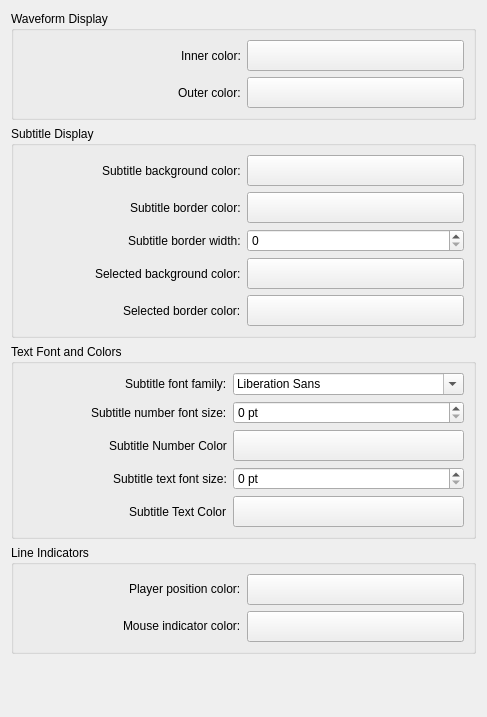
<?xml version="1.0" encoding="UTF-8"?>
<ui version="4.0">
 <class>WaveformConfigWidget</class>
 <widget class="QWidget" name="WaveformConfigWidget">
  <property name="geometry">
   <rect>
    <x>0</x>
    <y>0</y>
    <width>487</width>
    <height>717</height>
   </rect>
  </property>
  <layout class="QVBoxLayout" name="verticalLayout1">
   <item>
    <widget class="QGroupBox" name="groupBox_3">
     <property name="title">
      <string>Waveform Display</string>
     </property>
     <layout class="QGridLayout" name="gridLayout1">
      <item row="1" column="1">
       <widget class="KColorButton" name="kcfg_wfOuterColor">
        <property name="sizePolicy">
         <sizepolicy hsizetype="Minimum" vsizetype="MinimumExpanding">
          <horstretch>0</horstretch>
          <verstretch>0</verstretch>
         </sizepolicy>
        </property>
        <property name="minimumSize">
         <size>
          <width>0</width>
          <height>31</height>
         </size>
        </property>
        <property name="alphaChannelEnabled">
         <bool>true</bool>
        </property>
       </widget>
      </item>
      <item row="1" column="0" alignment="Qt::AlignRight">
       <widget class="QLabel" name="label_12">
        <property name="text">
         <string>Outer color:</string>
        </property>
       </widget>
      </item>
      <item row="0" column="1">
       <widget class="KColorButton" name="kcfg_wfInnerColor">
        <property name="sizePolicy">
         <sizepolicy hsizetype="Minimum" vsizetype="MinimumExpanding">
          <horstretch>0</horstretch>
          <verstretch>0</verstretch>
         </sizepolicy>
        </property>
        <property name="minimumSize">
         <size>
          <width>0</width>
          <height>31</height>
         </size>
        </property>
        <property name="alphaChannelEnabled">
         <bool>true</bool>
        </property>
       </widget>
      </item>
      <item row="0" column="0" alignment="Qt::AlignRight">
       <widget class="QLabel" name="label_11">
        <property name="text">
         <string>Inner color:</string>
        </property>
       </widget>
      </item>
     </layout>
    </widget>
   </item>
   <item>
    <widget class="QGroupBox" name="m_grpGeneral">
     <property name="title">
      <string>Subtitle Display</string>
     </property>
     <layout class="QGridLayout" name="gridLayout2">
      <item row="5" column="1">
       <widget class="QSpinBox" name="kcfg_wfSubBorderWidth"/>
      </item>
      <item row="3" column="1">
       <widget class="KColorButton" name="kcfg_wfSubBackground">
        <property name="sizePolicy">
         <sizepolicy hsizetype="Minimum" vsizetype="MinimumExpanding">
          <horstretch>0</horstretch>
          <verstretch>0</verstretch>
         </sizepolicy>
        </property>
        <property name="minimumSize">
         <size>
          <width>0</width>
          <height>31</height>
         </size>
        </property>
        <property name="alphaChannelEnabled">
         <bool>true</bool>
        </property>
       </widget>
      </item>
      <item row="4" column="0" alignment="Qt::AlignRight">
       <widget class="QLabel" name="label_14">
        <property name="text">
         <string>Subtitle border color:</string>
        </property>
       </widget>
      </item>
      <item row="6" column="0" alignment="Qt::AlignRight">
       <widget class="QLabel" name="label_16">
        <property name="text">
         <string>Selected background color:</string>
        </property>
       </widget>
      </item>
      <item row="5" column="0" alignment="Qt::AlignRight">
       <widget class="QLabel" name="label_15">
        <property name="text">
         <string>Subtitle border width:</string>
        </property>
       </widget>
      </item>
      <item row="3" column="0" alignment="Qt::AlignRight">
       <widget class="QLabel" name="label_13">
        <property name="text">
         <string>Subtitle background color:</string>
        </property>
       </widget>
      </item>
      <item row="6" column="1">
       <widget class="KColorButton" name="kcfg_wfSelBackground">
        <property name="sizePolicy">
         <sizepolicy hsizetype="Minimum" vsizetype="MinimumExpanding">
          <horstretch>0</horstretch>
          <verstretch>0</verstretch>
         </sizepolicy>
        </property>
        <property name="minimumSize">
         <size>
          <width>0</width>
          <height>31</height>
         </size>
        </property>
        <property name="alphaChannelEnabled">
         <bool>true</bool>
        </property>
       </widget>
      </item>
      <item row="7" column="0" alignment="Qt::AlignRight">
       <widget class="QLabel" name="label_17">
        <property name="text">
         <string>Selected border color:</string>
        </property>
       </widget>
      </item>
      <item row="7" column="1">
       <widget class="KColorButton" name="kcfg_wfSelBorder">
        <property name="sizePolicy">
         <sizepolicy hsizetype="Minimum" vsizetype="MinimumExpanding">
          <horstretch>0</horstretch>
          <verstretch>0</verstretch>
         </sizepolicy>
        </property>
        <property name="minimumSize">
         <size>
          <width>0</width>
          <height>31</height>
         </size>
        </property>
        <property name="alphaChannelEnabled">
         <bool>true</bool>
        </property>
       </widget>
      </item>
      <item row="4" column="1">
       <widget class="KColorButton" name="kcfg_wfSubBorder">
        <property name="sizePolicy">
         <sizepolicy hsizetype="Minimum" vsizetype="MinimumExpanding">
          <horstretch>0</horstretch>
          <verstretch>0</verstretch>
         </sizepolicy>
        </property>
        <property name="minimumSize">
         <size>
          <width>0</width>
          <height>31</height>
         </size>
        </property>
        <property name="alphaChannelEnabled">
         <bool>true</bool>
        </property>
       </widget>
      </item>
     </layout>
    </widget>
   </item>
   <item>
    <widget class="QGroupBox" name="groupBox">
     <property name="title">
      <string>Text Font and Colors</string>
     </property>
     <layout class="QGridLayout" name="gridLayout3">
      <item row="1" column="0" alignment="Qt::AlignRight">
       <widget class="QLabel" name="label_21">
        <property name="text">
         <string>Subtitle font family:</string>
        </property>
       </widget>
      </item>
      <item row="1" column="1">
       <widget class="QFontComboBox" name="kcfg_wfFontFamily"/>
      </item>
      <item row="2" column="0" alignment="Qt::AlignRight">
       <widget class="QLabel" name="label_22">
        <property name="text">
         <string>Subtitle number font size:</string>
        </property>
       </widget>
      </item>
      <item row="2" column="1">
       <widget class="QSpinBox" name="kcfg_wfSubNumberFontSize">
        <property name="suffix">
         <string> pt</string>
        </property>
       </widget>
      </item>
      <item row="3" column="0" alignment="Qt::AlignRight">
       <widget class="QLabel" name="label_23">
        <property name="text">
         <string>Subtitle Number Color</string>
        </property>
       </widget>
      </item>
      <item row="3" column="1">
       <widget class="KColorButton" name="kcfg_wfSubNumberColor">
        <property name="sizePolicy">
         <sizepolicy hsizetype="Minimum" vsizetype="MinimumExpanding">
          <horstretch>0</horstretch>
          <verstretch>0</verstretch>
         </sizepolicy>
        </property>
        <property name="minimumSize">
         <size>
          <width>0</width>
          <height>31</height>
         </size>
        </property>
        <property name="alphaChannelEnabled">
         <bool>true</bool>
        </property>
       </widget>
      </item>
      <item row="4" column="0" alignment="Qt::AlignRight">
       <widget class="QLabel" name="label_24">
        <property name="text">
         <string>Subtitle text font size:</string>
        </property>
       </widget>
      </item>
      <item row="4" column="1">
       <widget class="QSpinBox" name="kcfg_wfSubTextFontSize">
        <property name="suffix">
         <string> pt</string>
        </property>
       </widget>
      </item>
      <item row="5" column="0" alignment="Qt::AlignRight">
       <widget class="QLabel" name="label_25">
        <property name="text">
         <string>Subtitle Text Color</string>
        </property>
       </widget>
      </item>
      <item row="5" column="1">
       <widget class="KColorButton" name="kcfg_wfSubTextColor">
        <property name="sizePolicy">
         <sizepolicy hsizetype="Minimum" vsizetype="MinimumExpanding">
          <horstretch>0</horstretch>
          <verstretch>0</verstretch>
         </sizepolicy>
        </property>
        <property name="minimumSize">
         <size>
          <width>0</width>
          <height>31</height>
         </size>
        </property>
        <property name="alphaChannelEnabled">
         <bool>true</bool>
        </property>
       </widget>
      </item>
     </layout>
    </widget>
   </item>
   <item>
    <widget class="QGroupBox" name="groupBox_2">
     <property name="title">
      <string>Line Indicators</string>
     </property>
     <layout class="QGridLayout" name="gridLayout4">
      <item row="0" column="0" alignment="Qt::AlignRight|Qt::AlignVCenter">
       <widget class="QLabel" name="label_31">
        <property name="text">
         <string>Player position color:</string>
        </property>
       </widget>
      </item>
      <item row="1" column="0" alignment="Qt::AlignRight|Qt::AlignVCenter">
       <widget class="QLabel" name="label_32">
        <property name="text">
         <string>Mouse indicator color:</string>
        </property>
       </widget>
      </item>
      <item row="0" column="1">
       <widget class="KColorButton" name="kcfg_wfPlayLocation">
        <property name="sizePolicy">
         <sizepolicy hsizetype="Minimum" vsizetype="MinimumExpanding">
          <horstretch>0</horstretch>
          <verstretch>0</verstretch>
         </sizepolicy>
        </property>
        <property name="minimumSize">
         <size>
          <width>0</width>
          <height>31</height>
         </size>
        </property>
        <property name="alphaChannelEnabled">
         <bool>true</bool>
        </property>
       </widget>
      </item>
      <item row="1" column="1">
       <widget class="KColorButton" name="kcfg_wfMouseLocation">
        <property name="sizePolicy">
         <sizepolicy hsizetype="Minimum" vsizetype="MinimumExpanding">
          <horstretch>0</horstretch>
          <verstretch>0</verstretch>
         </sizepolicy>
        </property>
        <property name="minimumSize">
         <size>
          <width>0</width>
          <height>31</height>
         </size>
        </property>
        <property name="alphaChannelEnabled">
         <bool>true</bool>
        </property>
       </widget>
      </item>
     </layout>
    </widget>
   </item>
   <item>
    <spacer name="verticalSpacer">
     <property name="orientation">
      <enum>Qt::Vertical</enum>
     </property>
     <property name="sizeHint" stdset="0">
      <size>
       <width>20</width>
       <height>40</height>
      </size>
     </property>
    </spacer>
   </item>
  </layout>
 </widget>
 <customwidgets>
  <customwidget>
   <class>KColorButton</class>
   <extends>QPushButton</extends>
   <header>kcolorbutton.h</header>
  </customwidget>
 </customwidgets>
 <tabstops>
  <tabstop>kcfg_wfInnerColor</tabstop>
  <tabstop>kcfg_wfOuterColor</tabstop>
  <tabstop>kcfg_wfSubBackground</tabstop>
  <tabstop>kcfg_wfSubBorder</tabstop>
  <tabstop>kcfg_wfSubBorderWidth</tabstop>
  <tabstop>kcfg_wfSelBackground</tabstop>
  <tabstop>kcfg_wfSelBorder</tabstop>
  <tabstop>kcfg_wfFontFamily</tabstop>
  <tabstop>kcfg_wfSubNumberFontSize</tabstop>
  <tabstop>kcfg_wfSubNumberColor</tabstop>
  <tabstop>kcfg_wfSubTextFontSize</tabstop>
  <tabstop>kcfg_wfSubTextColor</tabstop>
  <tabstop>kcfg_wfPlayLocation</tabstop>
  <tabstop>kcfg_wfMouseLocation</tabstop>
 </tabstops>
 <resources/>
 <connections/>
</ui>
